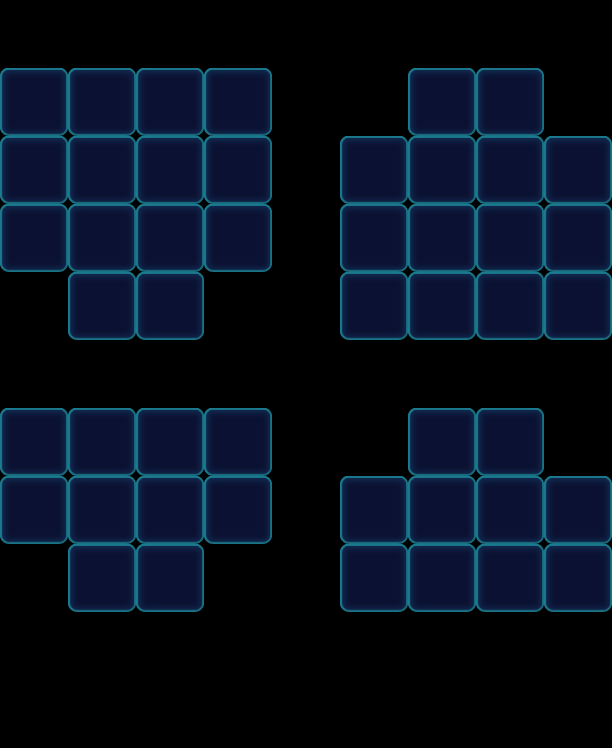

A 2D game scene composited from a Tiled map and its tileset images. What follows is a short description and the map's XML, with each tile layer's data collapsed to a summary:
An orthogonal 9x11 tile map with 68x68 px tiles, 1 tile layer (Valid), 2 tilesets and 60 objects (48x Floor, 12x Factory_Normal).

<map version="1.0" orientation="orthogonal" width="9" height="11" tilewidth="68" tileheight="68">
 <properties>
  <property name="Connect" value="14,66,1|24,76,1|18,61,1|28,71,1" />
 </properties>
 <tileset firstgid="1" name="game_grid1" tilewidth="68" tileheight="68">
  <image source="game_grid1.png" width="68" height="68" />
 </tileset>
 <tileset firstgid="2" name="map" tilewidth="68" tileheight="68">
  <image source="map.png" width="1024" height="1024" />
 </tileset>
 <layer name="Valid" width="9" height="11">
  <data>[99 cells, 48 non-empty, 1 distinct tile ids]</data>
 </layer>
 <objectgroup name="BottomObj" width="9" height="11">
  <object type="Floor" gid="33" x="408" y="272">
   <properties>
    <property name="Layers" value="2" />
   </properties>
  </object>
  <object type="Floor" gid="33" x="476" y="272">
   <properties>
    <property name="Layers" value="2" />
   </properties>
  </object>
  <object type="Floor" gid="33" x="408" y="204">
   <properties>
    <property name="Layers" value="2" />
   </properties>
  </object>
  <object type="Floor" gid="33" x="476" y="204">
   <properties>
    <property name="Layers" value="2" />
   </properties>
  </object>
  <object type="Floor" gid="33" x="408" y="544">
   <properties>
    <property name="Layers" value="2" />
   </properties>
  </object>
  <object type="Floor" gid="33" x="476" y="544">
   <properties>
    <property name="Layers" value="2" />
   </properties>
  </object>
  <object type="Floor" gid="33" x="68" y="204">
   <properties>
    <property name="Layers" value="2" />
   </properties>
  </object>
  <object type="Floor" gid="33" x="136" y="204">
   <properties>
    <property name="Layers" value="2" />
   </properties>
  </object>
  <object type="Floor" gid="33" x="68" y="272">
   <properties>
    <property name="Layers" value="2" />
   </properties>
  </object>
  <object type="Floor" gid="33" x="136" y="272">
   <properties>
    <property name="Layers" value="2" />
   </properties>
  </object>
  <object name="6546" type="Floor" gid="32" x="408" y="476">
   <properties>
    <property name="Layers" value="1" />
   </properties>
  </object>
  <object name="6546" type="Floor" gid="32" x="476" y="476">
   <properties>
    <property name="Layers" value="1" />
   </properties>
  </object>
  <object name="6546" type="Floor" gid="32" x="544" y="544">
   <properties>
    <property name="Layers" value="1" />
   </properties>
  </object>
  <object name="6546" type="Floor" gid="32" x="544" y="612">
   <properties>
    <property name="Layers" value="1" />
   </properties>
  </object>
  <object name="6546" type="Floor" gid="32" x="340" y="612">
   <properties>
    <property name="Layers" value="1" />
   </properties>
  </object>
  <object name="6546" type="Floor" gid="32" x="340" y="544">
   <properties>
    <property name="Layers" value="1" />
   </properties>
  </object>
  <object name="6546" type="Floor" gid="32" x="204" y="544">
   <properties>
    <property name="Layers" value="1" />
   </properties>
  </object>
  <object name="6546" type="Floor" gid="32" x="204" y="476">
   <properties>
    <property name="Layers" value="1" />
   </properties>
  </object>
  <object name="6546" type="Floor" gid="32" x="0" y="544">
   <properties>
    <property name="Layers" value="1" />
   </properties>
  </object>
  <object name="6546" type="Floor" gid="32" x="0" y="476">
   <properties>
    <property name="Layers" value="1" />
   </properties>
  </object>
  <object type="Floor" gid="33" x="136" y="544">
   <properties>
    <property name="Layers" value="2" />
   </properties>
  </object>
  <object type="Floor" gid="33" x="68" y="544">
   <properties>
    <property name="Layers" value="2" />
   </properties>
  </object>
  <object name="6546" type="Floor" gid="32" x="0" y="272">
   <properties>
    <property name="Layers" value="1" />
   </properties>
  </object>
  <object name="6546" type="Floor" gid="32" x="0" y="204">
   <properties>
    <property name="Layers" value="1" />
   </properties>
  </object>
  <object name="6546" type="Floor" gid="32" x="0" y="136">
   <properties>
    <property name="Layers" value="1" />
   </properties>
  </object>
  <object name="6546" type="Floor" gid="32" x="204" y="136">
   <properties>
    <property name="Layers" value="1" />
   </properties>
  </object>
  <object name="6546" type="Floor" gid="32" x="204" y="204">
   <properties>
    <property name="Layers" value="1" />
   </properties>
  </object>
  <object name="6546" type="Floor" gid="32" x="204" y="272">
   <properties>
    <property name="Layers" value="1" />
   </properties>
  </object>
  <object name="6546" type="Floor" gid="32" x="68" y="340">
   <properties>
    <property name="Layers" value="1" />
   </properties>
  </object>
  <object name="6546" type="Floor" gid="32" x="136" y="340">
   <properties>
    <property name="Layers" value="1" />
   </properties>
  </object>
  <object name="6546" type="Floor" gid="32" x="340" y="340">
   <properties>
    <property name="Layers" value="1" />
   </properties>
  </object>
  <object name="6546" type="Floor" gid="32" x="340" y="272">
   <properties>
    <property name="Layers" value="1" />
   </properties>
  </object>
  <object name="6546" type="Floor" gid="32" x="340" y="204">
   <properties>
    <property name="Layers" value="1" />
   </properties>
  </object>
  <object name="6546" type="Floor" gid="32" x="544" y="340">
   <properties>
    <property name="Layers" value="1" />
   </properties>
  </object>
  <object name="6546" type="Floor" gid="32" x="544" y="272">
   <properties>
    <property name="Layers" value="1" />
   </properties>
  </object>
  <object name="6546" type="Floor" gid="32" x="544" y="204">
   <properties>
    <property name="Layers" value="1" />
   </properties>
  </object>
  <object name="6546" type="Floor" gid="32" x="408" y="136">
   <properties>
    <property name="Layers" value="1" />
   </properties>
  </object>
  <object name="6546" type="Floor" gid="32" x="476" y="136">
   <properties>
    <property name="Layers" value="1" />
   </properties>
  </object>
  <object type="Floor" gid="33" x="136" y="476">
   <properties>
    <property name="Layers" value="2" />
   </properties>
  </object>
  <object type="Floor" gid="33" x="68" y="476">
   <properties>
    <property name="Layers" value="2" />
   </properties>
  </object>
  <object name="6546" type="Floor" gid="32" x="68" y="612">
   <properties>
    <property name="Layers" value="1" />
   </properties>
  </object>
  <object name="6546" type="Floor" gid="32" x="136" y="612">
   <properties>
    <property name="Layers" value="1" />
   </properties>
  </object>
  <object type="Floor" gid="33" x="68" y="136">
   <properties>
    <property name="Layers" value="2" />
   </properties>
  </object>
  <object type="Floor" gid="33" x="136" y="136">
   <properties>
    <property name="Layers" value="2" />
   </properties>
  </object>
  <object type="Floor" gid="33" x="408" y="340">
   <properties>
    <property name="Layers" value="2" />
   </properties>
  </object>
  <object type="Floor" gid="33" x="476" y="340">
   <properties>
    <property name="Layers" value="2" />
   </properties>
  </object>
  <object type="Floor" gid="33" x="408" y="612">
   <properties>
    <property name="Layers" value="2" />
   </properties>
  </object>
  <object type="Floor" gid="33" x="476" y="612">
   <properties>
    <property name="Layers" value="2" />
   </properties>
  </object>
 </objectgroup>
 <objectgroup name="MiddleObj" width="9" height="11" />
 <objectgroup color="#000000" name="TopObj" width="9" height="11">
  <object name="10" type="Factory_Normal" x="0" y="0" width="68" height="68">
   <properties>
    <property name="FactoryColorsConfig" value="Blue,Green,Yellow,Pink" />
   </properties>
  </object>
  </objectgroup>
</map>
<!-- 11 of 60 objects omitted -->
